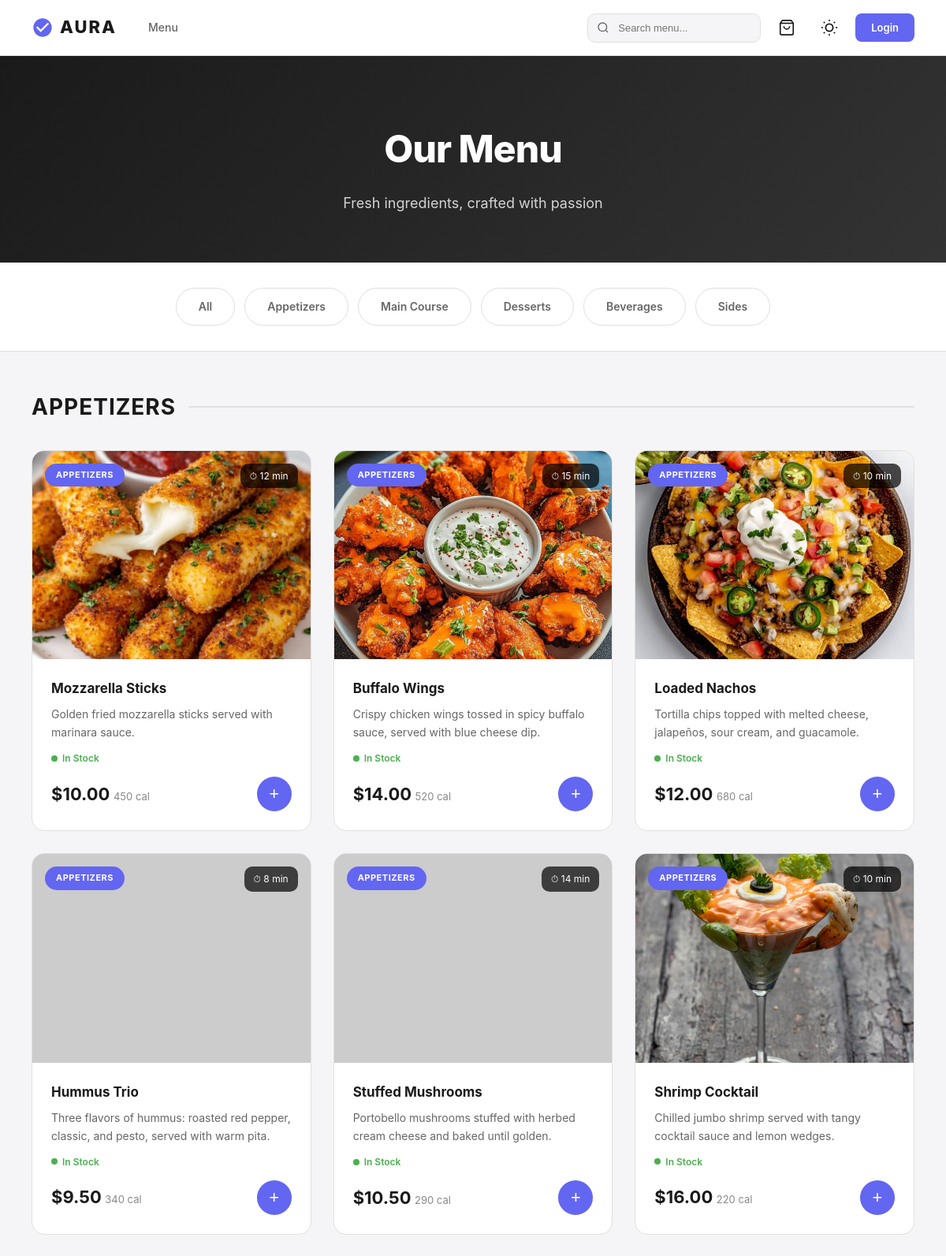
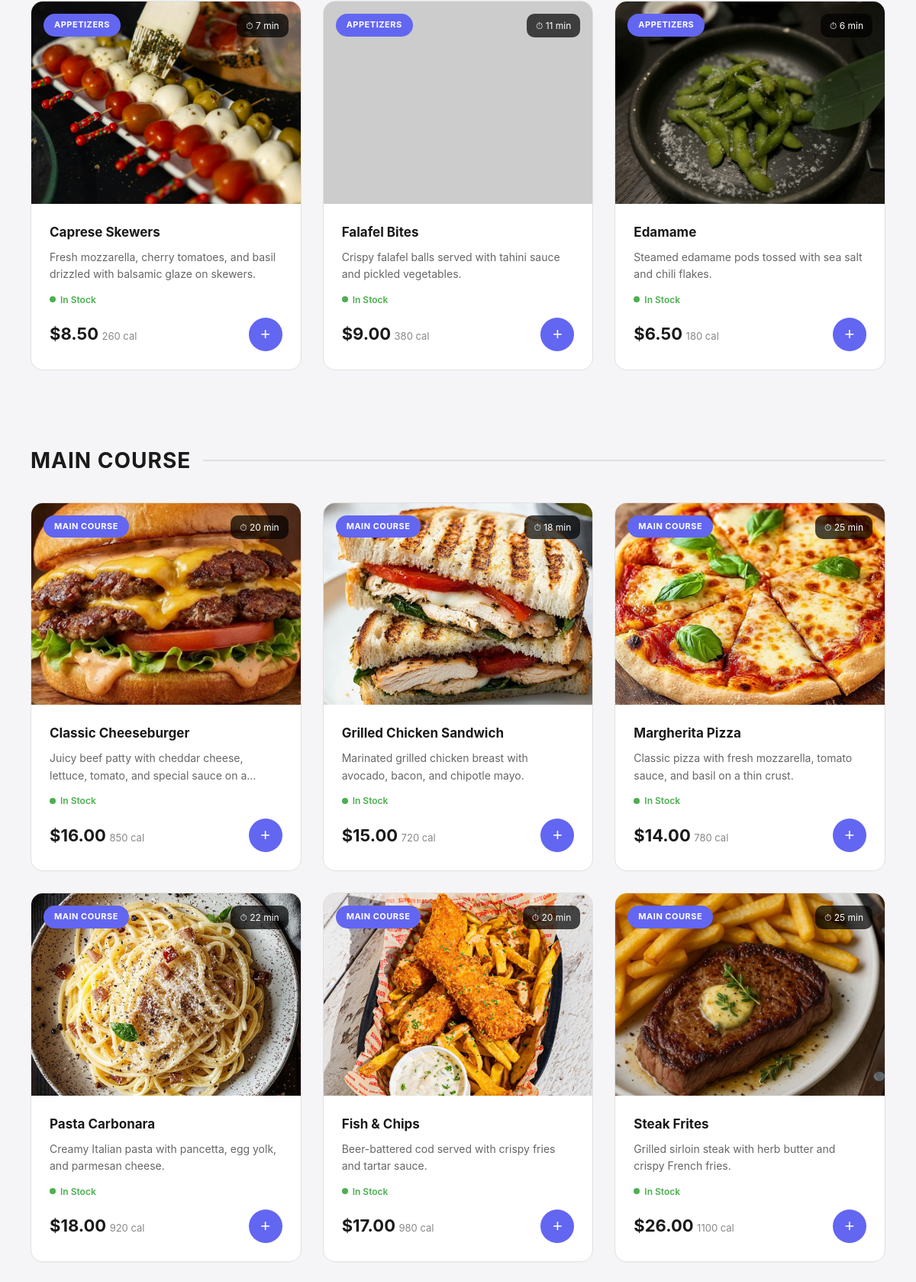
The page / (upper part) on the database its author committed (2 pictures, top to bottom).
### app/models/menu_item.py (models this page shows, shortened)
class MenuItem(db.Model):
    __tablename__ = 'menu_items'
    id = db.Column(db.Integer, primary_key=True)
    name = db.Column(db.String(100), nullable=False)
    description = db.Column(db.Text)
    price = db.Column(db.Numeric(10, 2), nullable=False)
    category = db.Column(db.Enum(Category), nullable=False)
    image_url = db.Column(db.String(255))
    is_available = db.Column(db.Boolean, default=True)
    stock_quantity = db.Column(db.Integer, default=10)  # ← NEW: Available stock
    preparation_time = db.Column(db.Integer, default=15)
    calories = db.Column(db.Integer)
    ingredients = db.Column(db.Text)
    created_at = db.Column(db.DateTime, default=db.func.current_timestamp())
    order_items = db.relationship('OrderItem', backref='menu_item', lazy=True)
    reviews = db.relationship('Review', backref='menu_item', lazy=True, cascade='all, delete-orphan')
    @property
    def available_stock(self):
        from app.models.orders import Order, OrderStatus
        from app.models.order_item import OrderItem
        pending = db.session.query(db.func.sum(OrderItem.quantity)).join(
            Order, OrderItem.order_id == Order.id
        ).filter(
            OrderItem.menu_item_id == self.id,
            Order.status.in_([OrderStatus.PENDING, OrderStatus.CONFIRMED])
        ).scalar() or 0
        return max(0, self.stock_quantity - pending)

### app/routes/main.py (the view)
@main_bp.route('/')
def home():
    items = MenuItem.query.all()
    categories = {}
    for item in items:
        cat_name = item.category.value
        if cat_name not in categories:
            categories[cat_name] = []
        categories[cat_name].append(item)
    return render_template('products/home.html', categories=categories)

### app/templates/products/home.html (shortened to what this page needs)
{% extends "base.html" %}
{% block content %}
<section class="hero">
  <h1>Our Menu</h1>
  <p>Fresh ingredients, crafted with passion</p>
</section>
<div class="cat-filter">
  <a href="{{ url_for('customer.menu') }}" class="cat-btn {% if active_category == 'all' %}on{% endif %}">All</a>
  <a href="{{ url_for('customer.menu', category='appetizers') }}" class="cat-btn {% if active_category == 'appetizers' %}on{% endif %}">Appetizers</a>
  <a href="{{ url_for('customer.menu', category='main_course') }}" class="cat-btn {% if active_category == 'main_course' %}on{% endif %}">Main Course</a>
  <a href="{{ url_for('customer.menu', category='desserts') }}" class="cat-btn {% if active_category == 'desserts' %}on{% endif %}">Desserts</a>
  <a href="{{ url_for('customer.menu', category='beverages') }}" class="cat-btn {% if active_category == 'beverages' %}on{% endif %}">Beverages</a>
  <a href="{{ url_for('customer.menu', category='sides') }}" class="cat-btn {% if active_category == 'sides' %}on{% endif %}">Sides</a>
</div>
{% for category_name, items in categories.items() %}
{% if items %}
<section class="menu-section">
  <h2 class="menu-title">{{ category_name }}</h2>
  <div class="menu-grid">
    {% for item in items %}
    <article class="food-card">
      <div class="food-img" onclick="window.location.href='{{ url_for('customer.product_details', id=item.id) }}'">
        {% if item.image_url %}
          {% set img_path = item.image_url %}
          {% if img_path.startswith('static/') %}
            {% set img_path = img_path[7:] %}
          {% endif %}
          <img src="{{ url_for('static', filename=img_path) }}" alt="{{ item.name }}" onerror="this.src='https://via.placeholder.com/400x300?text={{ item.name | urlencode }}'">
        {% else %}
          <img src="https://via.placeholder.com/400x300?text={{ item.name | urlencode }}" alt="{{ item.name }}">
        {% endif %}
<span class="food-badge">{{ item.category.value }}</span>
        <span class="food-time">⏱ {{ item.preparation_time }} min</span>
        {% set is_wishlisted = item.id in wishlist_ids %}
      </div>
      <div class="food-info" onclick="window.location.href='{{ url_for('customer.product_details', id=item.id) }}'">
        <h3 class="food-name">{{ item.name }}</h3>
        <p class="food-desc">{{ item.description or 'Delicious food crafted with passion.' }}</p>
        {% set available = item.available_stock %}
        <div class="stock-indicator {% if available > 5 %}in-stock{% elif available > 0 %}low-stock{% else %}out-of-stock{% endif %}">
          <span class="dot"></span>
          {% if available > 5 %}
            In Stock
          {% elif available > 0 %}
            Only {{ available }} left
          {% else %}
            Out of Stock
          {% endif %}
        </div>
        <div class="food-bottom">
          <div>
            <span class="food-price">${{ "%.2f"|format(item.price|float) }}</span>
            <span class="food-cal">{{ item.calories or 'N/A' }} cal</span>
          </div>
          {% if available > 0 %}
          <button class="add-btn" onclick="event.stopPropagation(); addToCartHome({{ item.id }}, 1, this)" title="Add to Cart">
            +
          </button>
          {% else %}
          <button class="add-btn" disabled title="Out of Stock">×</button>
          {% endif %}
        </div>
      </div>
    </article>
    {% endfor %}
  </div>
</section>
{% endif %}
{% endfor %}
{% endblock %}

### app/static/css/style.css (style rules this page uses)
:root { --c1:#1a1a1a; --c2:#6366f1; --cg:#666; --cl:#888; --cb:#e0e0e0; --cw:#fff; --bg:#f5f5f7; --r:8px; --tr:all .3s; }
* { margin:0;padding:0;box-sizing:border-box }
body { font-family:-apple-system,BlinkMacSystemFont,'Segoe UI',Roboto,sans-serif;background:var(--bg);color:var(--c1);line-height:1.6 }
a { text-decoration:none;color:inherit }
img { max-width:100%;display:block }

### app/templates/products/home.html (style rules this page uses)
.hero { background:linear-gradient(135deg,#1a1a1a 0%,#333 100%);color:#fff;padding:80px 40px 60px;text-align:center;position:relative;overflow:hidden }
.hero::before { content:'';position:absolute;top:0;left:0;right:0;bottom:0;background-size:60px;opacity:0.5 }
.hero h1 { font-size:48px;font-weight:800;margin-bottom:16px;letter-spacing:-1px;position:relative }
.hero p { font-size:18px;opacity:0.8;max-width:500px;margin:0 auto;position:relative }
.cat-filter { display:flex;justify-content:center;gap:12px;padding:32px 40px;background:var(--cw);border-bottom:1px solid var(--cb);flex-wrap:wrap }
.cat-btn { padding:12px 28px;border:1.5px solid var(--cb);background:var(--cw);border-radius:30px;font-size:14px;font-weight:600;cursor:pointer;transition:var(--tr);text-decoration:none;color:var(--text-secondary) }
.menu-section { padding:48px 40px;max-width:1400px;margin:0 auto }
.menu-title { font-size:28px;font-weight:700;margin-bottom:32px;text-transform:uppercase;letter-spacing:1px;display:flex;align-items:center;gap:16px;color:var(--text-primary) }
.menu-title::after { content:'';flex:1;height:2px;background:var(--cb);border-radius:1px }
.menu-grid { display:grid;grid-template-columns:repeat(auto-fill,minmax(300px,1fr));gap:28px }
.food-card { background:var(--card-bg);border-radius:16px;overflow:hidden;transition:var(--tr);border:1px solid var(--cb);cursor:pointer;position:relative }
.food-img { aspect-ratio:4/3;background:var(--cb);position:relative;overflow:hidden }
.food-img img { width:100%;height:100%;object-fit:cover;transition:transform .4s }
.food-badge { position:absolute;top:16px;left:16px;padding:6px 14px;background:var(--c2);color:#fff;font-size:11px;font-weight:700;border-radius:20px;text-transform:uppercase;letter-spacing:0.5px }
.food-time { position:absolute;top:16px;right:16px;padding:6px 12px;background:rgba(0,0,0,.7);color:#fff;font-size:12px;border-radius:10px;display:flex;align-items:center;gap:6px }
.food-info { padding:24px }
.food-name { font-size:17px;font-weight:700;margin-bottom:8px;white-space:nowrap;overflow:hidden;text-overflow:ellipsis;color:var(--text-primary) }
.food-desc { font-size:14px;color:var(--text-secondary);margin-bottom:12px;line-height:1.6;display:-webkit-box;-webkit-line-clamp:2;-webkit-box-orient:vertical;overflow:hidden;min-height:44px }
.stock-indicator { font-size:12px;margin-bottom:14px;font-weight:600;display:flex;align-items:center;gap:6px }
.stock-indicator.in-stock { color:#4caf50 }
.stock-indicator .dot { width:8px;height:8px;border-radius:50%;display:inline-block }
.stock-indicator.in-stock .dot { background:#4caf50 }
.food-bottom { display:flex;justify-content:space-between;align-items:center;margin-top:4px }
.food-price { font-size:22px;font-weight:700;color:var(--text-primary) }
.food-cal { font-size:13px;color:var(--text-muted) }
.add-btn { width:44px;height:44px;background:var(--c2);color:#fff;border:none;border-radius:50%;font-size:22px;cursor:pointer;transition:var(--tr);display:flex;align-items:center;justify-content:center }

### app/templates/base.html (style rules this page uses)
:root { --c1:#1a1a1a; --c2:#6366f1; --cg:#666; --cl:#888; --cb:#e0e0e0; --cw:#fff; --bg:#f5f5f7; --r:12px; --tr:all .3s; --shadow-sm:0 2px 8px rgba(0,0,0,0.06); --shadow-md:0 4px 16px rgba(0,0,0,0.08); --shadow-lg:0 12px 40px rgba(0,0,0,0.12); --card-bg:#fff; --text-primary:#1a1a1a; --text-secondary:#666; --text-muted:#888; }
* { margin:0;padding:0;box-sizing:border-box }
body { font-family:-apple-system,BlinkMacSystemFont,'Segoe UI',Roboto,sans-serif;background:var(--bg);color:var(--text-primary);line-height:1.6 }
a { text-decoration:none;color:inherit }
img { max-width:100%;display:block }

### rows shown on the page
MenuItem: name (picture), category.value "APPETIZERS", preparation_time "12", name "Mozzarella Sticks", description "Golden fried mozzarella sticks served with marinara sauce.", price "10.00", calories "450"
MenuItem: name (picture), category.value "APPETIZERS", preparation_time "15", name "Buffalo Wings", description "Crispy chicken wings tossed in spicy buffalo sauce, served with blue cheese dip.", price "14.00", calories "520"
MenuItem: name (picture), category.value "APPETIZERS", preparation_time "10", name "Loaded Nachos", description "Tortilla chips topped with melted cheese, jalapeños, sour cream, and guacamole.", price "12.00", calories "680"
MenuItem: category.value "APPETIZERS", preparation_time "8", name "Hummus Trio", description "Three flavors of hummus: roasted red pepper, classic, and pesto, served with warm pita.", price "9.50", calories "340"
MenuItem: category.value "APPETIZERS", preparation_time "14", name "Stuffed Mushrooms", description "Portobello mushrooms stuffed with herbed cream cheese and baked until golden.", price "10.50", calories "290"
MenuItem: name (picture), category.value "APPETIZERS", preparation_time "10", name "Shrimp Cocktail", description "Chilled jumbo shrimp served with tangy cocktail sauce and lemon wedges.", price "16.00", calories "220"
MenuItem: name (picture), category.value "APPETIZERS", preparation_time "7", name "Caprese Skewers", description "Fresh mozzarella, cherry tomatoes, and basil drizzled with balsamic glaze on skewers.", price "8.50", calories "260"
MenuItem: category.value "APPETIZERS", preparation_time "11", name "Falafel Bites", description "Crispy falafel balls served with tahini sauce and pickled vegetables.", price "9.00", calories "380"
MenuItem: name (picture), category.value "APPETIZERS", preparation_time "6", name "Edamame", description "Steamed edamame pods tossed with sea salt and chili flakes.", price "6.50", calories "180"
MenuItem: name (picture), category.value "MAIN COURSE", preparation_time "20", name "Classic Cheeseburger", description "Juicy beef patty with cheddar cheese, lettuce, tomato, and special sauce on…", price "16.00", calories "850"
MenuItem: name (picture), category.value "MAIN COURSE", preparation_time "18", name "Grilled Chicken Sandwich", description "Marinated grilled chicken breast with avocado, bacon, and chipotle mayo.", price "15.00", calories "720"
MenuItem: name (picture), category.value "MAIN COURSE", preparation_time "25", name "Margherita Pizza", description "Classic pizza with fresh mozzarella, tomato sauce, and basil on a thin crust.", price "14.00", calories "780"
MenuItem: name (picture), category.value "MAIN COURSE", preparation_time "22", name "Pasta Carbonara", description "Creamy Italian pasta with pancetta, egg yolk, and parmesan cheese.", price "18.00", calories "920"
MenuItem: name (picture), category.value "MAIN COURSE", preparation_time "20", name "Fish & Chips", description "Beer-battered cod served with crispy fries and tartar sauce.", price "17.00", calories "980"
MenuItem: name (picture), category.value "MAIN COURSE", preparation_time "25", name "Steak Frites", description "Grilled sirloin steak with herb butter and crispy French fries.", price "26.00", calories "1100"

### other values the page prints
{{ category_name }} "APPETIZERS" "MAIN COURSE"
